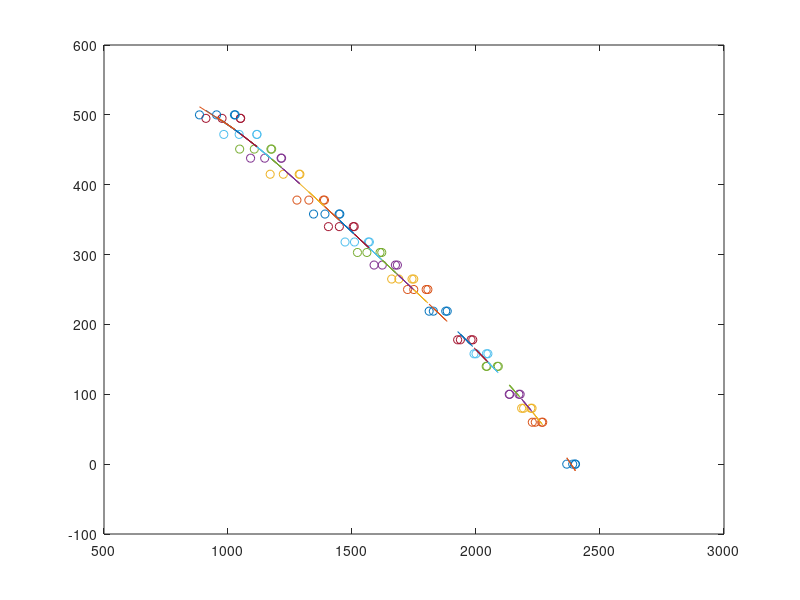

Write MATLAB code to recreate this figure.
%% 
close all;

%%
X = [2400, 2269, 2226, 2178, 2090, 2048, 1987, 1884, 1806, 1749, 1683, 1620, 1570, 1509, 1451, 1389, 1290, 1216, 1176, 1117, 1051, 1029;
    2366, 2227, 2184, 2134, 2044, 2000, 1937, 1828, 1749, 1689, 1622, 1560, 1510, 1449, 1391, 1326, 1223, 1148, 1106, 1045, 976, 954;
    2401, 2265, 2221, 2173, 2086, 2042, 1980, 1878, 1799, 1742, 1675, 1613, 1566, 1505, 1448, 1385, 1287, 1214, 1173, 1116, 1050, 1026;
    2390, 2239, 2192, 2136, 2041, 1992, 1926, 1811, 1724, 1660, 1589, 1522, 1472, 1405, 1345, 1278, 1170, 1091, 1047, 983, 911, 885];
y = [0, 60, 80, 100, 140, 158, 178, 219, 250, 265, 285, 303, 318, 340, 358, 378, 415, 438, 451, 472, 495, 500];
Y = repmat(y, 4, 1);

p = polyfit(X, Y, 4);

Y_fit = polyval(p, X);

plot(X, Y, 'o', X, Y_fit, '-');

fprintf('%.16f\n', p);